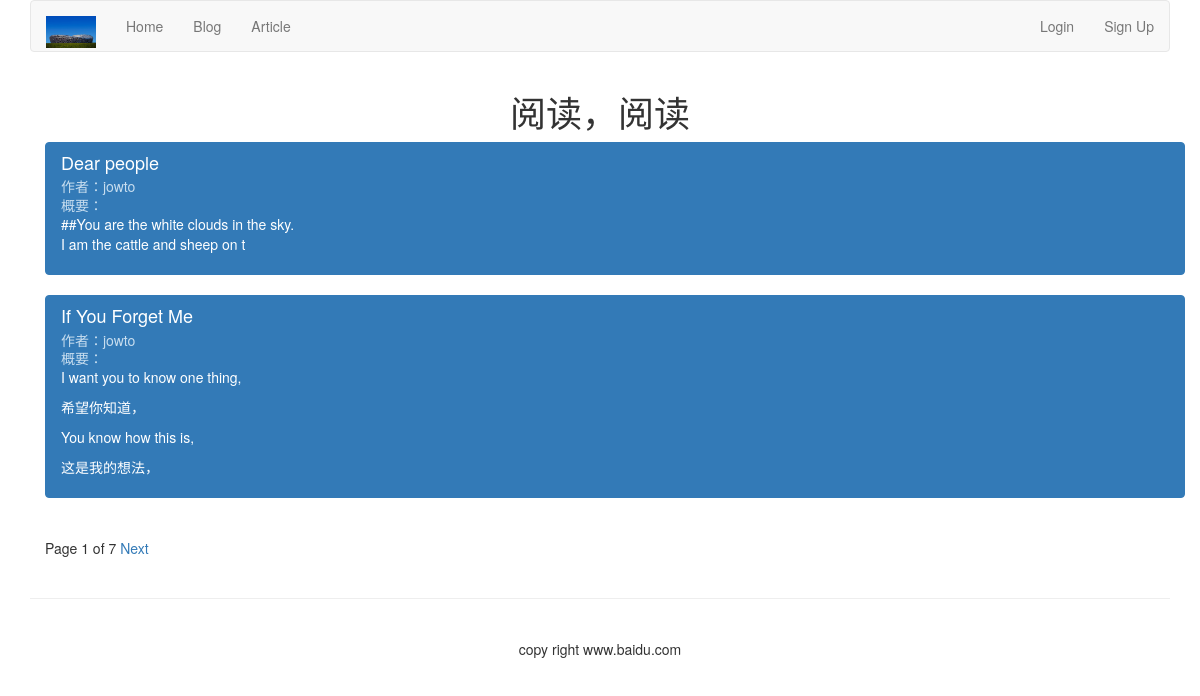
The page /article/list-article-titles/ on the database its author committed.
### article/models.py (models this page shows, shortened)
class ArticlePost(models.Model):
    author = models.ForeignKey(User, related_name='article')
    title = models.CharField(max_length=200)
    slug = models.CharField(max_length=500)
    column = models.ForeignKey(ArticleColumn, related_name='article_column')
    body = models.TextField(blank=True)
    created = models.DateTimeField(default=now)
    updated = models.DateTimeField(auto_now=True)
    class Meta:
        ordering = ('title',)
        index_together = (('id', 'slug'),)

### article/list_views.py (the view)
def article_titles(request):
    articles_title = ArticlePost.objects.all()
    paginator = Paginator(articles_title, 2)
    page = request.GET.get('page')
    try:
        current_page = paginator.page(page)
        articles = current_page.object_list
    except PageNotAnInteger:
        current_page = paginator.page(1)
        articles = current_page.object_list
    except EmptyPage:
        current_page = paginator.page(paginator.num_pages)
        articles = current_page.object_list
    return render(request, 'article/list/article_titles.html', {'articles': articles, 'page': current_page})

### templates/article/list/article_titles.html (shortened to what this page needs)
{% extends 'base.html' %}
{% load staticfiles %}
{% block content %}
    <div class="row text-center">
        <h1>阅读，阅读</h1>
    </div>
    <div class="container">
        {% for article in articles %}
            <div class="list-group">
                <a href="{% url 'article:list_article_detail' article.id article.slug %}" class="list-group-item active">
                    <h4 class="list-group-item-heading">{{ article.title }}</h4>
                    <p class="list-group-item-text">作者：{{ article.author.username }}</p>
                    <p class="list-group-item-text">概要：{{ article.body|slice:':70'|linebreaks }}</p>
                </a>
            </div>
        {% endfor %}
        {% include 'article/paginator.html' %}
    </div>
{% endblock %}

### rows shown on the page
ArticlePost: title "Dear people", author.username "jowto", body "##You are the white clouds in the sky. I am the cattle and sheep on t"
ArticlePost: title "If You Forget Me", author.username "jowto", body "I want you to know one thing, 希望你知道， You know how this is, 这是我的想法，"

### other values the page prints
{{ page.number }} "1"
{{ page.paginator.num_pages }} "7"
